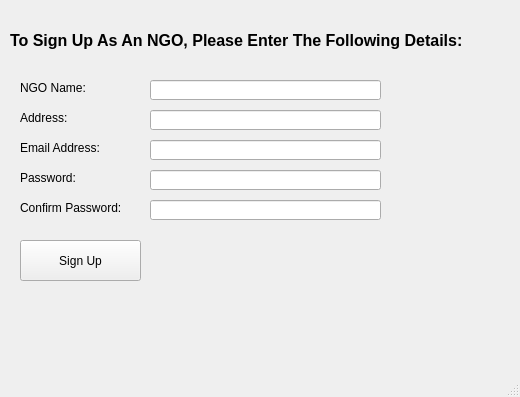
<?xml version="1.0" encoding="UTF-8"?>
<ui version="4.0">
 <class>NGOSearching</class>
 <widget class="QMainWindow" name="NGOSearching">
  <property name="geometry">
   <rect>
    <x>0</x>
    <y>0</y>
    <width>520</width>
    <height>397</height>
   </rect>
  </property>
  <property name="windowTitle">
   <string>NGO Register</string>
  </property>
  <widget class="QWidget" name="centralwidget">
   <widget class="QLabel" name="label">
    <property name="geometry">
     <rect>
      <x>10</x>
      <y>10</y>
      <width>581</width>
      <height>61</height>
     </rect>
    </property>
    <property name="font">
     <font>
      <pointsize>12</pointsize>
      <weight>75</weight>
      <bold>true</bold>
     </font>
    </property>
    <property name="text">
     <string>To Sign Up As An NGO, Please Enter The Following Details:</string>
    </property>
   </widget>
   <widget class="QPushButton" name="ngoSignupBtn">
    <property name="geometry">
     <rect>
      <x>20</x>
      <y>240</y>
      <width>121</width>
      <height>41</height>
     </rect>
    </property>
    <property name="text">
     <string>Sign Up</string>
    </property>
   </widget>
   <widget class="QLineEdit" name="ngoName">
    <property name="geometry">
     <rect>
      <x>150</x>
      <y>80</y>
      <width>231</width>
      <height>20</height>
     </rect>
    </property>
   </widget>
   <widget class="QLabel" name="label_2">
    <property name="geometry">
     <rect>
      <x>20</x>
      <y>80</y>
      <width>91</width>
      <height>16</height>
     </rect>
    </property>
    <property name="text">
     <string>NGO Name:</string>
    </property>
   </widget>
   <widget class="QLineEdit" name="ngoAddress">
    <property name="geometry">
     <rect>
      <x>150</x>
      <y>110</y>
      <width>231</width>
      <height>20</height>
     </rect>
    </property>
   </widget>
   <widget class="QLabel" name="label_4">
    <property name="geometry">
     <rect>
      <x>20</x>
      <y>110</y>
      <width>91</width>
      <height>16</height>
     </rect>
    </property>
    <property name="text">
     <string>Address:</string>
    </property>
   </widget>
   <widget class="QLineEdit" name="ngoEmail">
    <property name="geometry">
     <rect>
      <x>150</x>
      <y>140</y>
      <width>231</width>
      <height>20</height>
     </rect>
    </property>
   </widget>
   <widget class="QLabel" name="label_5">
    <property name="geometry">
     <rect>
      <x>20</x>
      <y>170</y>
      <width>91</width>
      <height>16</height>
     </rect>
    </property>
    <property name="text">
     <string>Password:</string>
    </property>
   </widget>
   <widget class="QLineEdit" name="ngoPassword">
    <property name="geometry">
     <rect>
      <x>150</x>
      <y>170</y>
      <width>231</width>
      <height>20</height>
     </rect>
    </property>
   </widget>
   <widget class="QLabel" name="label_6">
    <property name="geometry">
     <rect>
      <x>20</x>
      <y>200</y>
      <width>121</width>
      <height>16</height>
     </rect>
    </property>
    <property name="text">
     <string>Confirm Password:</string>
    </property>
   </widget>
   <widget class="QLabel" name="label_3">
    <property name="geometry">
     <rect>
      <x>20</x>
      <y>140</y>
      <width>91</width>
      <height>16</height>
     </rect>
    </property>
    <property name="text">
     <string>Email Address: </string>
    </property>
   </widget>
   <widget class="QLineEdit" name="ngoConfirmPassword">
    <property name="geometry">
     <rect>
      <x>150</x>
      <y>200</y>
      <width>231</width>
      <height>20</height>
     </rect>
    </property>
   </widget>
  </widget>
  <widget class="QMenuBar" name="menubar">
   <property name="geometry">
    <rect>
     <x>0</x>
     <y>0</y>
     <width>520</width>
     <height>36</height>
    </rect>
   </property>
  </widget>
  <widget class="QStatusBar" name="statusbar"/>
 </widget>
 <resources/>
 <connections/>
</ui>
